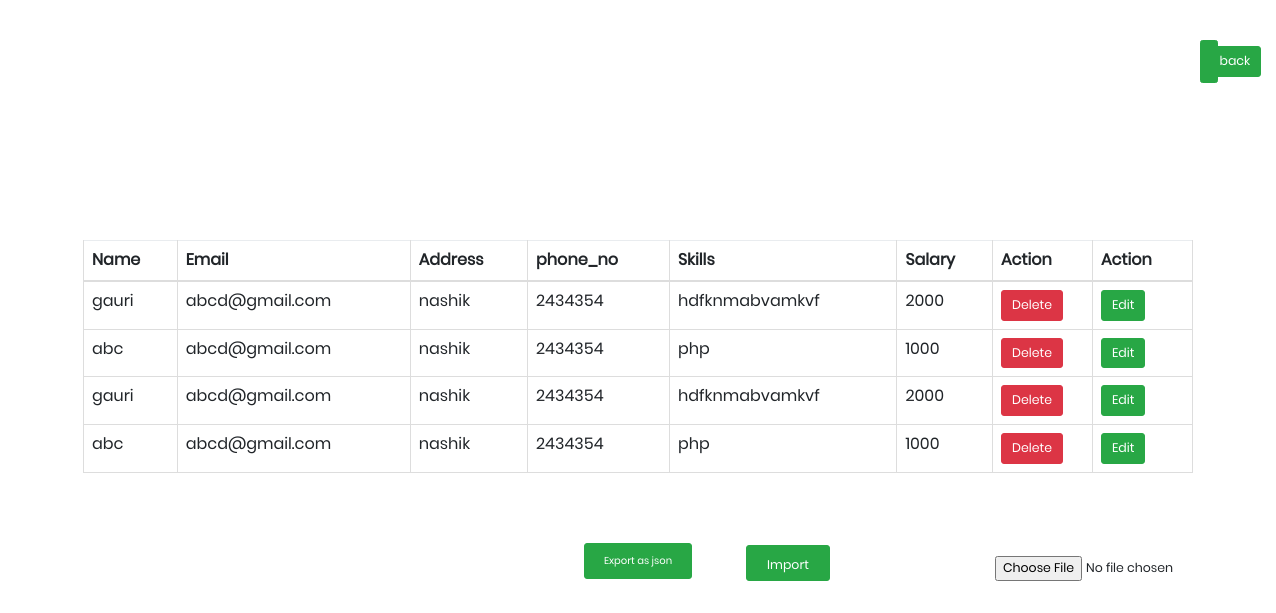
Screenshot of /view/display_employee.php (signed in) with the database file from the repository.
### tables this page shows
CREATE TABLE `employee` (
  `name` varchar(50) DEFAULT NULL,
  `email` varchar(50) DEFAULT NULL,
  `address` varchar(50) DEFAULT NULL,
  `phone_no` int(10) DEFAULT NULL,
  `skills` varchar(50) DEFAULT NULL,
  `salary` int(10) DEFAULT NULL,
  `id` int(10) NOT NULL
);

### database/dbconnection.php (called while the page is built, shortened)
<?php
class Databases{
     public function __construct()
     {
          $this->con = mysqli_connect("localhost", "root", "", "oop");
     }
}
?>

### controller/controller.php (called while the page is built, shortened)
<?php
include_once '../database/dbconnection.php';
class display extends Databases {
    public function select($table_name) {
        $array = array();
        $query = "select *from " .$table_name. "";
        $result = mysqli_query($this->con, $query);
        while ($row = mysqli_fetch_assoc($result)) {
            $array[] = $row;
        }
        return $array;
    }
}
?>

### view/display_employee.php (the view, shortened to what this page needs)
<!DOCTYPE html>
<html>
    <head>
        <link rel="stylesheet" href="https://maxcdn.bootstrapcdn.com/bootstrap/3.4.0/css/bootstrap.min.css">
        <?php
        include_once '../includes/links.php';
        ?>
    </head>
    <body>
        <?php include_once '../includes/back.php'; ?>
        <div class="container ab">
            <table class="table  table-bordered table-hover" id="mytable">
                <thead class="thead-dark">
                    <tr>
                        <th>Name</th>
                        <th>Email</th>
                        <th>Address</th>
                        <th>phone_no</th>
                        <th>Skills</th>
                        <th>Salary</th>
                        <th width="100px">Action</th>
                        <th width="100px">Action</th>
                    </tr>
                </thead>
                <?php include_once '../controller/controller.php'; ?>
                <?php
                $data = new display;
                $post_data = $data->select('employee');
                foreach ($post_data as $row) {
                    ?>
                    <tr id="<?php echo $row['id'] ?>">
                        <td><?php echo $row['name'] ?></td>
                        <td><?php echo $row['email'] ?></td>
                        <td><?php echo $row['address'] ?></td>
                        <td><?php echo $row['phone_no'] ?></td>
                        <td><?php echo $row['skills'] ?></td>
                        <td><?php echo $row['salary'] ?></td>
                        <td><a href="../model/delete.php?delete=1&id=<?php echo $row["id"]; ?>" class="btn btn-danger btn-lg remove" name="delete" >Delete</a></td>
                        <td><a href="/view/edit.php?update=1&id=<?php echo $row['id']; ?>" class="btn btn-success btn-lg"> Edit</a></td>
                    </tr>
                    <?php
                }
                ?>
            </table>
        </div>
        <?php include_once '../includes/backup.php'; ?>
    </body>
</html>

### includes/links.php (shortened to what this page needs)
<link rel="stylesheet" type="text/css" href="../assets/vendor/bootstrap/css/bootstrap.min.css">
<link rel="stylesheet" type="text/css" href="../assets/fonts/iconic/css/material-design-iconic-font.min.css">
<link rel="stylesheet" type="text/css" href="../assets/vendor/animate/animate.css">
<link rel="stylesheet" type="text/css" href="../assets/vendor/css-hamburgers/hamburgers.min.css">
<link rel="stylesheet" type="text/css" href="../assets/vendor/animsition/css/animsition.min.css">
<link rel="stylesheet" type="text/css" href="../assets/vendor/daterangepicker/daterangepicker.css">
<link rel="stylesheet" type="text/css" href="../assets/css/util.css">
<link rel="stylesheet" type="text/css" href="../assets/css/main.css">

### includes/back.php
<section class="ac">
           <div class="col-lg-6 buttons btn btn-success">
               <a href="/view/employee.php" method="post" class="">
                   <input type="submit" value="back" class="btn btn-success btn-lg" name="back">
               </a>
           </div>
       </section>

### includes/backup.php
<section class="">
    <div class="col-lg-12 text-center ax">
        <a href="../model/export.php" method="post" class="btn btn-success btn-lg ae">
            <input type="button" id="json" class="btn btn-success" value="Export as json" name="export">
        </a>
        <form action="../model/import.php" method="POST" enctype="multipart/form-data" class="ba">
            <input type="submit" id="button" value="Import" name="Import" class="btn btn-success btn-lg ae  af">
            <input type="file" name="jsonFile" id="jsonFile" required="yes" class="c btn-lg">
        </form>
    </div>
</section>

### assets/css/main.css (style rules this page uses)
* { margin: 0px; padding: 0px; box-sizing: border-box; }
body, html { height: 100%; font-family: Poppins-Regular, sans-serif; }
a { font-family: Poppins-Regular; font-size: 14px; line-height: 1.7; color: #666666; margin: 0px; transition: all 0.4s; -webkit-transition: all 0.4s; -o-transition: all 0.4s; -moz-transition: all 0.4s; }
.ab { margin-top: 200px; font-size: medium; button-size:2px; }
.ac { padding-top: 40px; margin-left: 1200px; padding-right: 40px; }
.ae { margin-top: 40px; }
.af { padding-right: 20px; padding-top: 10px; }
.ba { margin-left: 900px; margin-top: -30px; }
.af { margin-left: 20px; padding-right: 20px; padding-left: 20px; padding-top: 10px; margin-left: -600px; margin-top: -4px; }
.c { margin-left: 70px; margin-top: -30px; }
.ax { margin-top: 20px; }
input { outline: none; border: none; }

### rows the page displays
employee: name "gauri", email "abcd@gmail.com", address "nashik", phone_no "2434354", skills "hdfknmabvamkvf", salary "2000"
employee: name "abc", email "abcd@gmail.com", address "nashik", phone_no "2434354", skills "php", salary "1000"
employee: name "gauri", email "abcd@gmail.com", address "nashik", phone_no "2434354", skills "hdfknmabvamkvf", salary "2000"
employee: name "abc", email "abcd@gmail.com", address "nashik", phone_no "2434354", skills "php", salary "1000"
